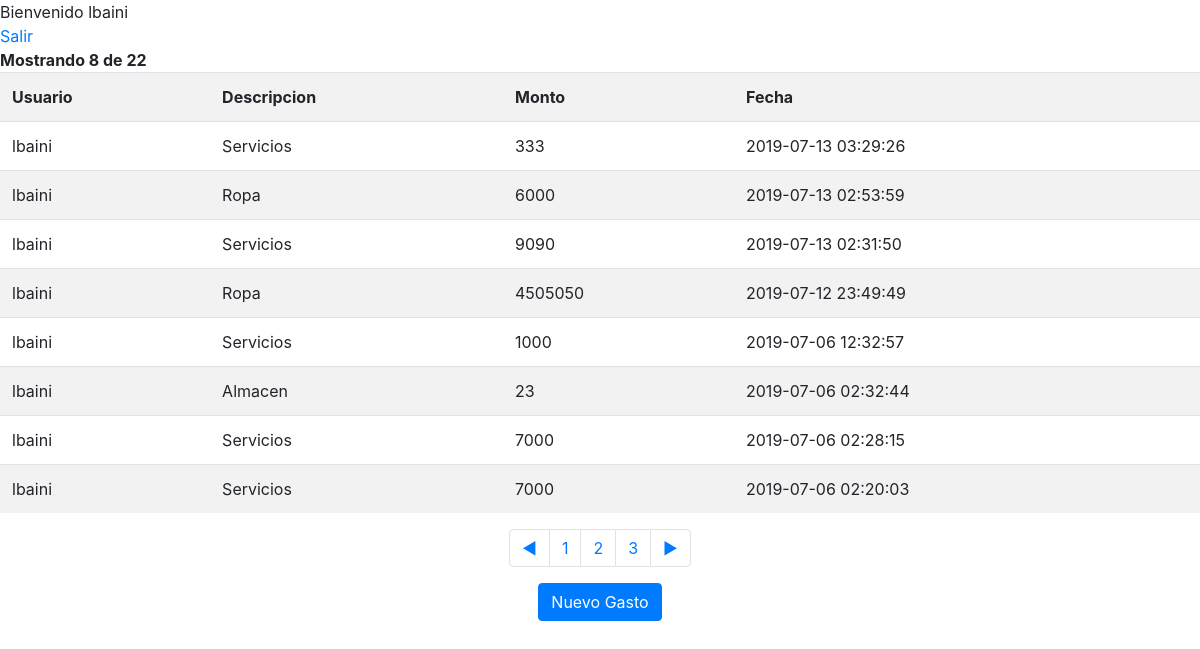
The app's page /tabla.php (signed in) with its own data.
### tables this page shows
CREATE TABLE `gastos` (
  `gasto_id` int(11) NOT NULL,
  `usuario_id` int(11) NOT NULL,
  `categoria_id` int(11) NOT NULL,
  `monto` int(11) NOT NULL,
  `fecha` datetime NOT NULL
);

CREATE TABLE `usuario` (
  `user_id` int(11) NOT NULL,
  `usuario` varchar(100) NOT NULL,
  `password` varchar(100) NOT NULL,
  `mail` varchar(100) NOT NULL
);

CREATE TABLE `categoria` (
  `categoria_id` int(11) NOT NULL,
  `descripcion` varchar(50) NOT NULL
);

### mysql.php (called while the page is built, shortened)
<?php class miconexion {
private $dbhost = 'localhost';
private $dbuser = 'root';
private $dbpass = '';
private $dbname = 'webmaster';
public function conexion () {
$link_id = new mysqli($this->dbhost,$this->dbuser,$this->dbpass,$this->dbname);
if ($link_id ->connect_error) {
echo "Error de Connexion ($link_id->connect_errno)
$link_id->connect_error\n";
exit;
} else {
return $link_id;
}
}
public function dameResultSet($query){
$instanciaMysql=new miconexion();
$instanciaConexion=$instanciaMysql->conexion();
$consulta=mysqli_query($instanciaConexion,$query) or die(mysqli_error($instanciaConexion));
return $consulta;
}
} ?>

### paginador.php (the view)
<?php
require "validaUsuario.php";
include "mysql.php";
$CantidadMostrar=8;
$instanciaMysql=new miconexion();
$resultSet=$instanciaMysql->dameResultSet("SELECT *  FROM `gastos`");
    $compag         =(int)(!isset($_GET['pag'])) ? 1 : $_GET['pag'];
	$TotalReg       =$resultSet->num_rows;
  	$TotalRegistro  =ceil($TotalReg/$CantidadMostrar);
    if(($compag +1)<=$TotalRegistro){
        echo "<br><strong>Mostrando ".$CantidadMostrar*$compag." de ".$TotalReg."</strong>";
    }else{
        echo "<br><strong>Fin de los resultados.</strong>";
    }
	$consultavistas ="SELECT
						usr.usuario,
						cat.descripcion,
						gas.monto,
						gas.fecha
						FROM `gastos` gas
						inner join categoria cat on gas.categoria_id=cat.categoria_id
						inner join usuario usr on gas.usuario_id=usr.user_id
						order by gas.fecha desc
						LIMIT ".(($compag-1)*$CantidadMostrar)." , ".$CantidadMostrar;
    $instanciaMysql2=new miconexion();
    $resultSet2=$instanciaMysql2->dameResultSet($consultavistas);
	echo "<table class='table table-striped'><tr><th>Usuario</th><th>Descripcion</th><th>Monto</th><th>Fecha</th></tr>";
	while ($lista=$resultSet2->fetch_row()) {
	     echo "<tr><td>".$lista[0]."</td><td>".$lista[1]."</td><td>".$lista[2]."</td><td>".$lista[3]."</td></tr>";
	}
	     echo "</table>";
	$IncrimentNum =(($compag +1)<=$TotalRegistro)?($compag +1):1;
  	$DecrementNum =(($compag -1))<1?1:($compag -1);
    echo "<div class='paginacionCentrada'>";
	echo "<ul class='pagination'><li class=\"page-item\"><a class='page-link' href=\"?pag=".$DecrementNum."\">◀</a></li>";
     $Desde=$compag-(ceil($CantidadMostrar/2)-1);
     $Hasta=$compag+(ceil($CantidadMostrar/2)-1);
     $Desde=($Desde<1)?1: $Desde;
     $Hasta=($Hasta<$CantidadMostrar)?$CantidadMostrar:$Hasta;
     for($i=$Desde; $i<=$Hasta;$i++){
     	if($i<=$TotalRegistro){
     	  if($i==$compag){
           echo "<li class=\"page-item\"><a class='page-link' href=\"?pag=".$i."\">".$i."</a></li>";
     	  }else {
     	  	echo "<li class=\"page-item\"><a class='page-link' href=\"?pag=".$i."\">".$i."</a></li>";
     	  }
     	}
     }
	echo "<li class=\"page-item\"><a class='page-link' href=\"?pag=".$IncrimentNum."\">▶</a></li></ul>";
    echo "</div>";
?>

### tabla.php (shortened to what this page needs)
<!DOCTYPE html>
<html>
<head>
<link rel="stylesheet" type="text/css" href="css/estilos.css">
<link rel="stylesheet" href="https://stackpath.bootstrapcdn.com/bootstrap/4.3.1/css/bootstrap.min.css">
</head>
<body>
	<?php
	require_once "paginador.php";
  ?>
 <div class="form-group paginacionCentrada">
 <input type="button" class="btn btn-primary" name="generarGasto" value="Nuevo Gasto" onclick="window.location.href='formAlta.php'">
</div>
</body>
</html>

### validaUsuario.php (shortened to what this page needs)
<?php
if (!isset($_SESSION["usuario"])) {
	header("Location: index.php");
	die();
} else{
	echo ('Bienvenido '.$_SESSION["usuario"]);
	echo ('<br><a href="salir.php">Salir</a>');
}
 ?>

### css/estilos.css (style rules this page uses)
.form-control, .btn { min-height: 38px; border-radius: 2px; }
.btn { font-size: 15px; font-weight: bold; }
.paginacionCentrada { display: flex; justify-content: center; }
* { margin: 0; padding: 0; }

### records on screen
gastos: usuario.usuario "lbaini", categoria.descripcion "Servicios", monto "333", fecha "2019-07-13 03:29:26"
gastos: usuario.usuario "lbaini", categoria.descripcion "Ropa", monto "6000", fecha "2019-07-13 02:53:59"
gastos: usuario.usuario "lbaini", categoria.descripcion "Servicios", monto "9090", fecha "2019-07-13 02:31:50"
gastos: usuario.usuario "lbaini", categoria.descripcion "Ropa", monto "4505050", fecha "2019-07-12 23:49:49"
gastos: usuario.usuario "lbaini", categoria.descripcion "Servicios", monto "1000", fecha "2019-07-06 12:32:57"
gastos: usuario.usuario "lbaini", categoria.descripcion "Almacen", monto "23", fecha "2019-07-06 02:32:44"
gastos: usuario.usuario "lbaini", categoria.descripcion "Servicios", monto "7000", fecha "2019-07-06 02:28:15"
gastos: usuario.usuario "lbaini", categoria.descripcion "Servicios", monto "7000", fecha "2019-07-06 02:20:03"

### other values on screen
$_SESSION["usuario"] "lbaini"
$CantidadMostrar*$compag "8"
$TotalReg "22"
